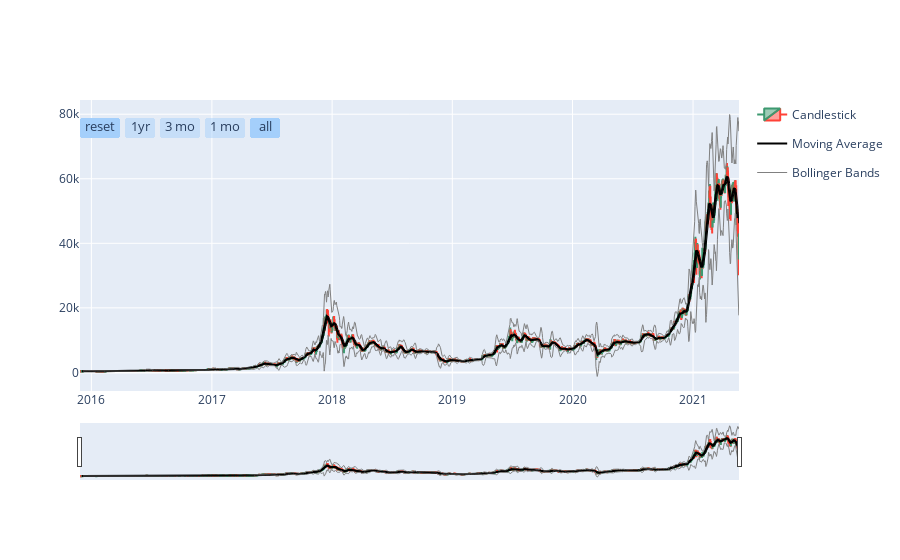

Notebook code for this chart:
### Code cell
# plot

fig.show();

### Figure 1 — Plotly figure (JSON) as saved in the notebook; plotly's stock layout.template omitted (floating-point values rounded to 4 significant figures; data arrays with more than 128 entries replaced by an {"elided": "..."} marker saying what was removed)
{"data": [{"close": {"elided": "2001 float values"}, "high": {"elided": "2001 float values"}, "low": {"elided": "2001 float values"}, "name": "Candlestick", "open": {"elided": "2001 float values"}, "type": "candlestick", "x": {"elided": "2001 str values"}, "yaxis": "y"}, {"line": {"color": "black"}, "mode": "lines", "name": "Moving Average", "type": "scatter", "x": {"elided": "1991 str values"}, "y": {"elided": "1991 float values"}}, {"hoverinfo": "none", "legendgroup": "Bollinger Bands", "line": {"color": "gray", "width": 1}, "name": "Bollinger Bands", "type": "scatter", "x": {"elided": "2001 str values"}, "y": {"elided": "2001 float values"}, "yaxis": "y"}, {"hoverinfo": "none", "legendgroup": "Bollinger Bands", "line": {"color": "gray", "width": 1}, "showlegend": false, "type": "scatter", "x": {"elided": "2001 str values"}, "y": {"elided": "2001 float values"}, "yaxis": "y"}, {"hoverinfo": "none", "legendgroup": "Bollinger Bands", "line": {"color": "black", "width": 1}, "showlegend": false, "type": "scatter", "x": {"elided": "2001 str values"}, "y": {"elided": "2001 float values"}, "yaxis": "y"}], "layout": {"xaxis": {"rangeselector": {"bgcolor": "rgba(150, 200, 250, 0.4)", "buttons": [{"count": 1, "label": "reset", "step": "all"}, {"count": 1, "label": "1yr", "step": "year", "stepmode": "backward"}, {"count": 3, "label": "3 mo", "step": "month", "stepmode": "backward"}, {"count": 1, "label": "1 mo", "step": "month", "stepmode": "backward"}, {"step": "all"}], "font": {"size": 13}, "x": 0, "y": 0.9}, "rangeslider": {"visible": true}, "type": "date"}}}
